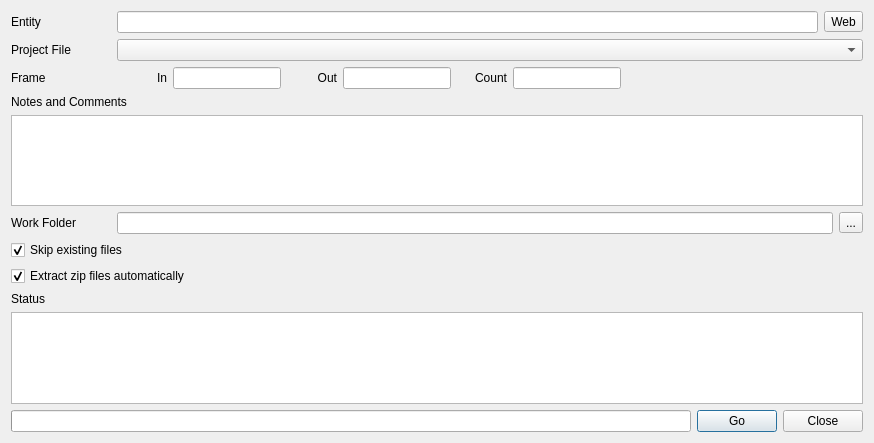
<?xml version="1.0" encoding="UTF-8"?>
<ui version="4.0">
 <class>LoaderDialog</class>
 <widget class="QDialog" name="LoaderDialog">
  <property name="enabled">
   <bool>true</bool>
  </property>
  <property name="geometry">
   <rect>
    <x>0</x>
    <y>0</y>
    <width>874</width>
    <height>443</height>
   </rect>
  </property>
  <property name="windowTitle">
   <string>swing: load files</string>
  </property>
  <layout class="QVBoxLayout" name="verticalLayout">
   <item>
    <layout class="QVBoxLayout" name="verticalLayoutEntity">
     <item>
      <layout class="QHBoxLayout" name="horizontalLayout_2">
       <item>
        <widget class="QLabel" name="labelEntity">
         <property name="minimumSize">
          <size>
           <width>100</width>
           <height>0</height>
          </size>
         </property>
         <property name="text">
          <string>Entity</string>
         </property>
        </widget>
       </item>
       <item>
        <widget class="QLineEdit" name="lineEditEntity"/>
       </item>
       <item>
        <widget class="QToolButton" name="toolButtonWeb">
         <property name="toolTip">
          <string>Opens link in Kitsu</string>
         </property>
         <property name="text">
          <string>Web</string>
         </property>
        </widget>
       </item>
      </layout>
     </item>
     <item>
      <layout class="QHBoxLayout" name="horizontalLayoutWorkingFile">
       <item>
        <widget class="QLabel" name="labelWorkingFile">
         <property name="minimumSize">
          <size>
           <width>100</width>
           <height>0</height>
          </size>
         </property>
         <property name="text">
          <string>Project File</string>
         </property>
        </widget>
       </item>
       <item>
        <widget class="QComboBox" name="comboBoxWorkingFile">
         <property name="sizePolicy">
          <sizepolicy hsizetype="Expanding" vsizetype="Fixed">
           <horstretch>0</horstretch>
           <verstretch>0</verstretch>
          </sizepolicy>
         </property>
        </widget>
       </item>
      </layout>
     </item>
     <item>
      <layout class="QVBoxLayout" name="verticalLayoutEntityInfo">
       <item>
        <layout class="QHBoxLayout" name="horizontalLayoutFrameDetails">
         <item>
          <widget class="QLabel" name="labelFrames">
           <property name="minimumSize">
            <size>
             <width>100</width>
             <height>0</height>
            </size>
           </property>
           <property name="text">
            <string>Frame</string>
           </property>
          </widget>
         </item>
         <item>
          <layout class="QHBoxLayout" name="horizontalLayout_3">
           <item>
            <widget class="QLabel" name="labelFrameIn">
             <property name="minimumSize">
              <size>
               <width>50</width>
               <height>0</height>
              </size>
             </property>
             <property name="text">
              <string>In</string>
             </property>
             <property name="alignment">
              <set>Qt::AlignRight|Qt::AlignTrailing|Qt::AlignVCenter</set>
             </property>
            </widget>
           </item>
           <item>
            <widget class="QLineEdit" name="lineEditFrameIn"/>
           </item>
           <item>
            <widget class="QLabel" name="labelFrameOut">
             <property name="minimumSize">
              <size>
               <width>50</width>
               <height>0</height>
              </size>
             </property>
             <property name="text">
              <string>Out</string>
             </property>
             <property name="alignment">
              <set>Qt::AlignRight|Qt::AlignTrailing|Qt::AlignVCenter</set>
             </property>
            </widget>
           </item>
           <item>
            <widget class="QLineEdit" name="lineEditFrameOut"/>
           </item>
           <item>
            <widget class="QLabel" name="labelFrameCount">
             <property name="minimumSize">
              <size>
               <width>50</width>
               <height>0</height>
              </size>
             </property>
             <property name="text">
              <string>Count</string>
             </property>
             <property name="alignment">
              <set>Qt::AlignRight|Qt::AlignTrailing|Qt::AlignVCenter</set>
             </property>
            </widget>
           </item>
           <item>
            <widget class="QLineEdit" name="lineEditFrameCount"/>
           </item>
          </layout>
         </item>
         <item>
          <spacer name="horizontalSpacer">
           <property name="orientation">
            <enum>Qt::Horizontal</enum>
           </property>
           <property name="sizeHint" stdset="0">
            <size>
             <width>40</width>
             <height>20</height>
            </size>
           </property>
          </spacer>
         </item>
        </layout>
       </item>
       <item>
        <widget class="QLabel" name="label">
         <property name="text">
          <string>Notes and Comments</string>
         </property>
        </widget>
       </item>
       <item>
        <widget class="QTextEdit" name="textEditShotInfo">
         <property name="readOnly">
          <bool>true</bool>
         </property>
        </widget>
       </item>
      </layout>
     </item>
     <item>
      <layout class="QHBoxLayout" name="horizontalLayoutProjectDir">
       <item>
        <widget class="QLabel" name="labelWorkingDir">
         <property name="minimumSize">
          <size>
           <width>100</width>
           <height>0</height>
          </size>
         </property>
         <property name="text">
          <string>Work Folder</string>
         </property>
        </widget>
       </item>
       <item>
        <widget class="QLineEdit" name="lineEditWorkingDir"/>
       </item>
       <item>
        <widget class="QToolButton" name="toolButtonWorkingDir">
         <property name="text">
          <string>...</string>
         </property>
        </widget>
       </item>
      </layout>
     </item>
    </layout>
   </item>
   <item>
    <layout class="QVBoxLayout" name="verticalLayoutOptions">
     <item>
      <widget class="QCheckBox" name="checkBoxSkipExisting">
       <property name="minimumSize">
        <size>
         <width>100</width>
         <height>0</height>
        </size>
       </property>
       <property name="styleSheet">
        <string notr="true"/>
       </property>
       <property name="text">
        <string>Skip existing files</string>
       </property>
       <property name="checked">
        <bool>true</bool>
       </property>
      </widget>
     </item>
     <item>
      <widget class="QCheckBox" name="checkBoxExtractZips">
       <property name="minimumSize">
        <size>
         <width>100</width>
         <height>0</height>
        </size>
       </property>
       <property name="text">
        <string>Extract zip files automatically</string>
       </property>
       <property name="checked">
        <bool>true</bool>
       </property>
      </widget>
     </item>
    </layout>
   </item>
   <item>
    <layout class="QVBoxLayout" name="verticalLayoutFiles">
     <item>
      <widget class="QLabel" name="labelFiles">
       <property name="text">
        <string>Status</string>
       </property>
      </widget>
     </item>
     <item>
      <widget class="QTextEdit" name="textEditStatus">
       <property name="font">
        <font>
         <family>MS Sans Serif</family>
        </font>
       </property>
       <property name="html">
        <string>&lt;!DOCTYPE HTML PUBLIC &quot;-//W3C//DTD HTML 4.0//EN&quot; &quot;http://www.w3.org/TR/REC-html40/strict.dtd&quot;&gt;
&lt;html&gt;&lt;head&gt;&lt;meta name=&quot;qrichtext&quot; content=&quot;1&quot; /&gt;&lt;style type=&quot;text/css&quot;&gt;
p, li { white-space: pre-wrap; }
&lt;/style&gt;&lt;/head&gt;&lt;body style=&quot; font-family:'MS Sans Serif'; font-size:8pt; font-weight:400; font-style:normal;&quot;&gt;
&lt;p style=&quot;-qt-paragraph-type:empty; margin-top:0px; margin-bottom:0px; margin-left:0px; margin-right:0px; -qt-block-indent:0; text-indent:0px;&quot;&gt;&lt;br /&gt;&lt;/p&gt;&lt;/body&gt;&lt;/html&gt;</string>
       </property>
      </widget>
     </item>
    </layout>
   </item>
   <item>
    <layout class="QHBoxLayout" name="horizontalLayout">
     <item>
      <widget class="QProgressBar" name="progressBar">
       <property name="value">
        <number>0</number>
       </property>
       <property name="textVisible">
        <bool>false</bool>
       </property>
      </widget>
     </item>
     <item>
      <widget class="QPushButton" name="pushButtonImport">
       <property name="text">
        <string>Go</string>
       </property>
      </widget>
     </item>
     <item>
      <widget class="QPushButton" name="pushButtonCancel">
       <property name="text">
        <string>Close</string>
       </property>
      </widget>
     </item>
    </layout>
   </item>
  </layout>
 </widget>
 <resources/>
 <connections/>
</ui>
